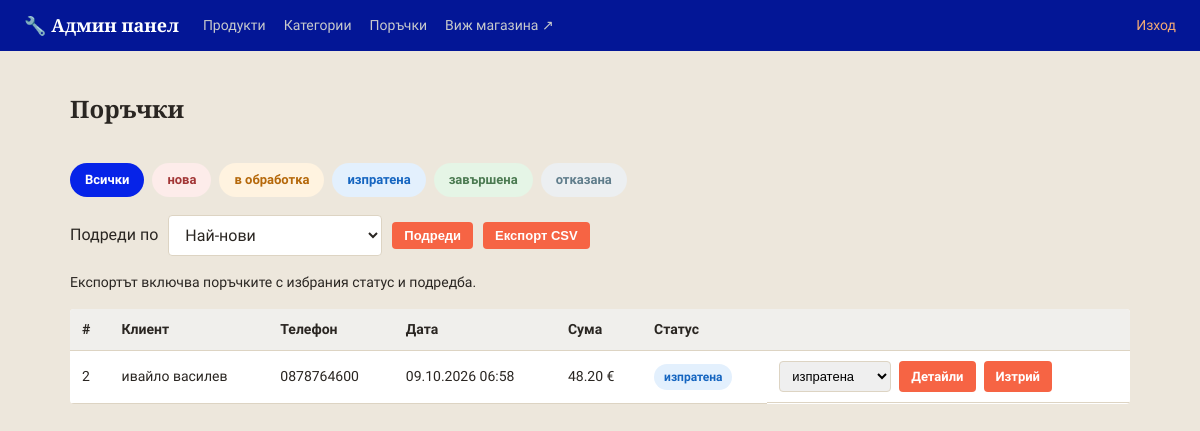
The page /admin/orders (signed in) on the database as committed earlier.
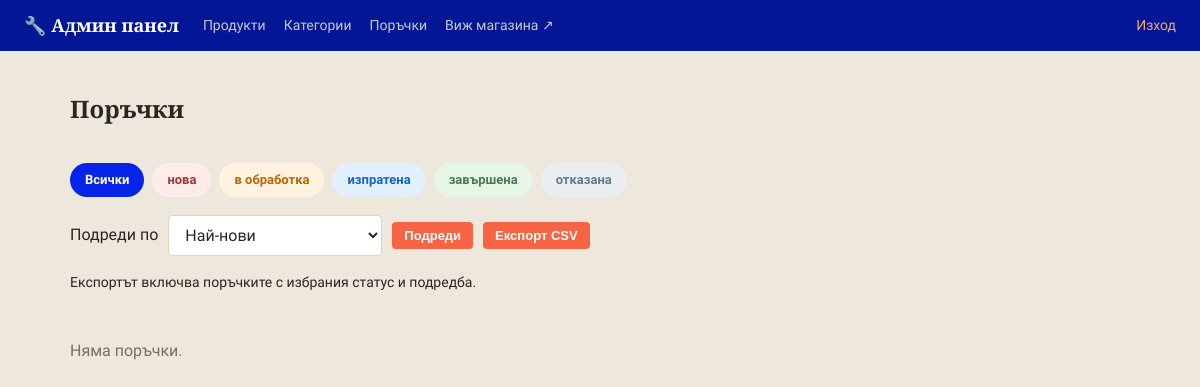
The same page on the database as committed later.
### models.py (models this page shows)
class Order(db.Model):
    __tablename__ = 'orders'
    STATUSES = ['нова', 'в обработка', 'изпратена', 'завършена', 'отказана']
    id = db.Column(db.Integer, primary_key=True)
    customer_name = db.Column(db.String(150), nullable=False)
    phone = db.Column(db.String(50), nullable=False)
    address = db.Column(db.String(300), nullable=False)
    email = db.Column(db.String(150), default='')
    total = db.Column(db.Float, nullable=False)
    status = db.Column(db.String(30), default='нова', nullable=False)
    created_at = db.Column(db.DateTime, default=datetime.utcnow)
    items = db.relationship('OrderItem', backref='order', lazy=True)

### app.py (the view)
@app.route('/admin/orders')
@admin_required
def admin_orders():
    orders, sort, status_filter = selected_orders()
    return render_template('admin/orders.html', orders=orders,
                           statuses=Order.STATUSES, status_filter=status_filter,
                           sort=sort, sort_options=ORDER_SORTS)

### app.py (called while the page is built)
@app.context_processor
def inject_whatsapp_number():
    return {'whatsapp_number': app.config['WHATSAPP_NUMBER'], 'asset_version': app.config['ASSET_VERSION']}

@app.context_processor
def inject_canonical_url():
    public_pages = {'index', 'category_view', 'product_view', 'contacts', 'returns_policy'}
    canonical_url = None
    if request.endpoint in public_pages and request.method in ('GET', 'HEAD'):
        canonical_url = app.config['CANONICAL_SITE_URL'] + url_for(
            request.endpoint, _external=False, **(request.view_args or {})
        )
    return {'canonical_url': canonical_url}

@app.before_request
def redirect_www_domain():
    if request.method in ('GET', 'HEAD') and request.host.partition(':')[0].lower() == 'www.e-jelezaria.bg':
        path = request.full_path.rstrip('?') if not request.query_string else request.full_path
        return redirect(app.config['CANONICAL_SITE_URL'] + path, code=301)

@app.context_processor
def inject_category_icons():
    return {'category_icons': CATEGORY_ICONS}

@app.context_processor
def inject_availability_info():
    return {'availability_labels': Product.AVAILABILITY_LABELS,
            'availability_badge_class': Product.AVAILABILITY_BADGE_CLASS,
            'availability_icons': Product.AVAILABILITY_ICONS}

def admin_required(view_func):
    @wraps(view_func)
    def wrapper(*args, **kwargs):
        if not session.get('is_admin'):
            flash('Моля, влезте в системата.', 'error')
            return redirect(url_for('admin_login', next=request.path))
        return view_func(*args, **kwargs)
    return wrapper

def selected_sort(options):
    value = request.args.get('sort', 'newest')
    return value if value in options else 'newest'

### templates/admin/orders.html (shortened to what this page needs)
{% extends 'admin/base.html' %}
{% block content %}
<div class="admin-header-row">
    <h1 class="page-title">Поръчки</h1>
</div>
<div class="status-filter">
    <a href="{{ url_for('admin_orders', sort=sort) }}" class="status-chip {% if not status_filter %}status-chip-active{% endif %}">Всички</a>
    {% for s in statuses %}
    <a href="{{ url_for('admin_orders', status=s, sort=sort) }}"
       class="status-chip status-{{ s | replace(' ', '-') }} {% if status_filter == s %}status-chip-active{% endif %}">{{ s }}</a>
    {% endfor %}
</div>
<form class="list-toolbar" method="get">
    {% include 'sort_select.html' %}
    <button type="submit" class="btn btn-small">Подреди</button>
    <button type="submit" class="btn btn-small" formaction="{{ url_for('admin_orders_export') }}">Експорт CSV</button>
</form>
<p class="export-note">Експортът включва поръчките с избрания статус и подредба.</p>
{% if orders %}
<table class="admin-table">
    <thead>
        <tr>
            <th>#</th>
            <th>Клиент</th>
            <th>Телефон</th>
            <th>Дата</th>
            <th>Сума</th>
            <th>Статус</th>
            <th></th>
        </tr>
    </thead>
    <tbody>
        {% for o in orders %}
        <tr>
            <td>{{ o.id }}</td>
            <td>{{ o.customer_name }}</td>
            <td>{{ o.phone }}</td>
            <td>{{ o.created_at.strftime('%d.%m.%Y %H:%M') }}</td>
            <td>{{ '%.2f'|format(o.total) }} €</td>
            <td>
                <span class="status-badge status-{{ o.status | replace(' ', '-') }}">{{ o.status }}</span>
            </td>
            <td class="admin-actions">
                <form action="{{ url_for('admin_order_status', order_id=o.id) }}" method="post" class="status-select-form">
                    <select name="status" onchange="this.form.submit()">
                        {% for s in statuses %}
                        <option value="{{ s }}" {% if s == o.status %}selected{% endif %}>{{ s }}</option>
                        {% endfor %}
                    </select>
                </form>
                <a href="{{ url_for('admin_order_detail', order_id=o.id) }}" class="btn btn-small">Детайли</a>
                <a href="{{ url_for('admin_order_delete', order_id=o.id) }}" class="btn btn-small btn-secondary">Изтрий</a>
            </td>
        </tr>
        {% endfor %}
    </tbody>
</table>
{% else %}
<p class="empty-msg">Няма поръчки{% if status_filter %} със статус "{{ status_filter }}"{% endif %}.</p>
{% endif %}
{% endblock %}

### templates/admin/base.html (shortened to what this page needs)
<!DOCTYPE html>
<html lang="bg">
<head>
    <link rel="stylesheet" href="{{ url_for('static', filename='css/style.css') }}?v={{ asset_version }}">
    <link rel="stylesheet" href="{{ url_for('static', filename='css/admin.css') }}?v={{ asset_version }}">
    <link type="text/css" rel="stylesheet" href="{{ url_for('static',filename='css/style.css') }}"/>
</head>
<body class="admin-body">
<header class="admin-topbar">
    <a href="{{ url_for('admin_dashboard') }}" class="brand">🔧 Админ панел</a>
    <nav class="admin-nav">
        <a href="{{ url_for('admin_dashboard') }}">Продукти</a>
        <a href="{{ url_for('admin_categories') }}">Категории</a>
        <a href="{{ url_for('admin_orders') }}">Поръчки</a>
        <a href="{{ url_for('index') }}" target="_blank">Виж магазина ↗</a>
    </nav>
    <a href="{{ url_for('admin_logout') }}" class="admin-logout">Изход</a>
</header>
<main class="admin-container">
    {% block content %}{% endblock %}
</main>
</body>
</html>

### templates/sort_select.html
<label for="sort">Подреди по</label>
<select id="sort" name="sort">
    {% for value, label in sort_options.items() %}
    <option value="{{ value }}" {% if sort == value %}selected{% endif %}>{{ label }}</option>
    {% endfor %}
</select>

### static/css/style.css (style rules this page uses)
:root { --steel: #0623e8; --steel-dark: #031696; --accent: #f66444; --accent-dark: #bf4e35; --highlight: #d9a441; --bg: #ede7dc; --card-bg: #ffffff; --border: #ddd4c3; --text: #2a2622; --text-light: #766f62; --success: #4b7a51; --danger: #a23636; --radius: 4px; }
* { box-sizing: border-box; }
body { margin: 0; font-family: 'PT Sans', 'Segoe UI', Roboto, Arial, sans-serif; background: var(--bg); color: var(--text); line-height: 1.5; }
h1, h2, h3, .brand, .hero h1 { font-family: 'Bitter', Georgia, serif; }
a { color: inherit; text-decoration: none; }
.brand { font-size: 22px; font-weight: 700; color: #fff; white-space: nowrap; display: flex; align-items: center; gap: 10px; }
.page-title { font-size: 24px; margin-bottom: 16px; }
.btn { display: inline-block; background: var(--accent); color: #fff; border: none; padding: 10px 18px; border-radius: var(--radius); font-weight: 600; cursor: pointer; font-size: 14px; }
.btn-small { padding: 6px 12px; font-size: 13px; }
.empty-msg { color: var(--text-light); padding: 30px 0; }
.list-toolbar { display: flex; flex-wrap: wrap; align-items: center; gap: 10px; margin: 16px 0; }
.list-toolbar select { max-width: 100%; padding: 9px 12px; border: 1px solid var(--border); border-radius: var(--radius); background: var(--card-bg, #fff); color: inherit; font: inherit; }
.export-note { font-size: 14px; margin: 0 0 16px; }

### static/css/admin.css (style rules this page uses)
.admin-body { background: var(--bg); }
.admin-topbar { background: var(--steel-dark); color: #fff; display: flex; align-items: center; gap: 24px; padding: 12px 24px; }
.admin-topbar .brand { color: #fff; font-size: 18px; font-weight: 700; }
.admin-nav { display: flex; gap: 18px; flex: 1; }
.admin-nav a { color: #c7c9cc; font-size: 14px; }
.admin-logout { color: #f0a875; font-size: 14px; }
.admin-container { max-width: 1100px; margin: 0 auto; padding: 24px 20px 60px; }
.admin-header-row { display: flex; align-items: center; justify-content: space-between; margin-bottom: 20px; }
.status-filter { display: flex; flex-wrap: wrap; gap: 8px; margin-bottom: 18px; }
.status-chip { display: inline-block; padding: 6px 14px; border-radius: 20px; font-size: 13px; font-weight: 600; background: #e2e0dc; color: var(--text); border: 1px solid transparent; }
.status-chip-active { background: var(--steel); color: #fff; }
.status-badge.status-нова, .status-chip.status-нова { background: #fdecea; color: var(--danger); }
.status-badge.status-в-обработка, .status-chip.status-в-обработка { background: #fff3e0; color: #b5680a; }
.status-badge.status-изпратена, .status-chip.status-изпратена { background: #e3f0fd; color: #1565c0; }
.status-badge.status-завършена, .status-chip.status-завършена { background: #e5f5e6; color: var(--success); }
.status-badge.status-отказана, .status-chip.status-отказана { background: #eceff1; color: #607d8b; }

Rows that differ between the two databases and show on the page:
removed Order: id "2", customer_name "ивайло василев", phone "0878764600", created_at "09.10.2026 06:58", total "48.20", status "изпратена"
Other text that changed with them:
text no longer shown: "# Клиент Телефон Дата Сума Статус"
text now shown: "Няма поръчки ."
